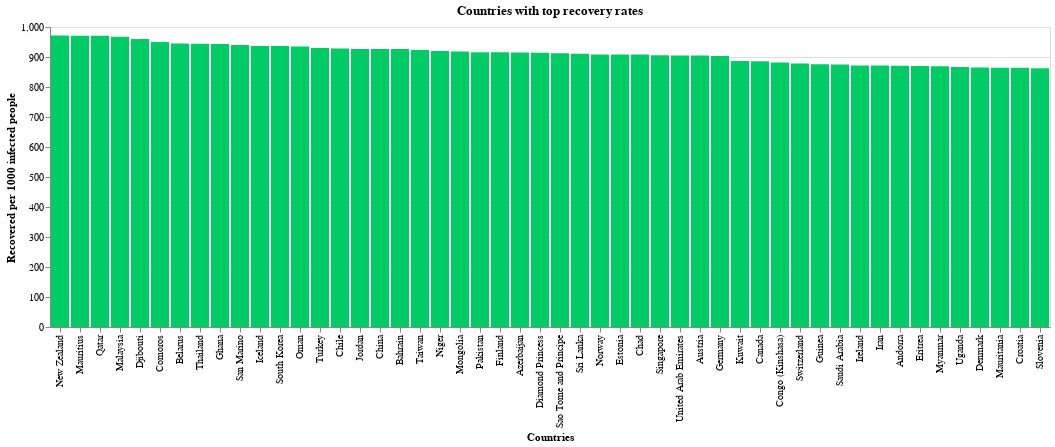

Notebook source saved alongside this figure:
### Markdown cell above
Further, we move on to the countries with best recovery rate. The graph below shows 50 countries with highest rate of recovery.

### Code cell
#collapse-hide
# make the bar-chart for countries on "recovery per 1000 infections"
alt.Chart(df_top_recovered).mark_bar(color='#00CC66').encode(
    x= alt.Y('country:N', sort='-y', title="Countries"),
    y=alt.Y('Recovered_per_1000', title="Recovered per 1000 infected people")
).properties(
    title='Countries with top recovery rates')

### Figure 1 — Vega-Lite specification as saved in the notebook (floating-point values rounded to 4 significant figures)
{"config": {"view": {"continuousWidth": 400, "continuousHeight": 300}}, "data": {"name": "data-c06225f5384d570c8481cd7730774730"}, "mark": {"type": "bar", "color": "#00CC66"}, "encoding": {"x": {"type": "nominal", "field": "country", "sort": "-y", "title": "Countries"}, "y": {"type": "quantitative", "field": "Recovered_per_1000", "title": "Recovered per 1000 infected people"}}, "title": "Countries with top recovery rates", "$schema": "https://vega.github.io/schema/vega-lite/v4.8.1.json", "datasets": {"data-c06225f5384d570c8481cd7730774730": [{"country": "New Zealand", "infections": 1570, "deaths": 22, "recovered": 1526, "Deaths_per_1000": 14.01, "Recovered_per_1000": 972.0}, {"country": "Mauritius", "infections": 344, "deaths": 10, "recovered": 334, "Deaths_per_1000": 29.07, "Recovered_per_1000": 970.9}, {"country": "Qatar", "infections": 113646, "deaths": 188, "recovered": 110324, "Deaths_per_1000": 1.65, "Recovered_per_1000": 970.8}, {"country": "Malaysia", "infections": 9103, "deaths": 125, "recovered": 8809, "Deaths_per_1000": 13.73, "Recovered_per_1000": 967.7}, {"country": "Djibouti", "infections": 5348, "deaths": 59, "recovered": 5133, "Deaths_per_1000": 11.03, "Recovered_per_1000": 959.8}, {"country": "Comoros", "infections": 399, "deaths": 7, "recovered": 379, "Deaths_per_1000": 17.54, "Recovered_per_1000": 949.9}, {"country": "Belarus", "infections": 69005, "deaths": 592, "recovered": 65219, "Deaths_per_1000": 8.58, "Recovered_per_1000": 945.1}, {"country": "Thailand", "infections": 3351, "deaths": 58, "recovered": 3163, "Deaths_per_1000": 17.31, "Recovered_per_1000": 943.9}, {"country": "Ghana", "infections": 41404, "deaths": 215, "recovered": 39055, "Deaths_per_1000": 5.19, "Recovered_per_1000": 943.3}, {"country": "San Marino", "infections": 699, "deaths": 42, "recovered": 657, "Deaths_per_1000": 60.09, "Recovered_per_1000": 939.9}, {"country": "Iceland", "infections": 1968, "deaths": 10, "recovered": 1844, "Deaths_per_1000": 5.08, "Recovered_per_1000": 937.0}, {"country": "South Korea", "infections": 14714, "deaths": 305, "recovered": 13786, "Deaths_per_1000": 20.73, "Recovered_per_1000": 936.9}, {"country": "Oman", "infections": 82050, "deaths": 533, "recovered": 76720, "Deaths_per_1000": 6.5, "Recovered_per_1000": 935.0}, {"country": "Turkey", "infections": 243180, "deaths": 5873, "recovered": 226155, "Deaths_per_1000": 24.15, "Recovered_per_1000": 930.0}, {"country": "Chile", "infections": 376616, "deaths": 10178, "recovered": 349541, "Deaths_per_1000": 27.02, "Recovered_per_1000": 928.1}, {"country": "Jordan", "infections": 1283, "deaths": 11, "recovered": 1189, "Deaths_per_1000": 8.57, "Recovered_per_1000": 926.7}, {"country": "China", "infections": 88957, "deaths": 4692, "recovered": 82439, "Deaths_per_1000": 52.74, "Recovered_per_1000": 926.7}, {"country": "Bahrain", "infections": 44804, "deaths": 165, "recovered": 41504, "Deaths_per_1000": 3.68, "Recovered_per_1000": 926.4}, {"country": "Taiwan", "infections": 480, "deaths": 7, "recovered": 443, "Deaths_per_1000": 14.58, "Recovered_per_1000": 922.9}, {"country": "Niger", "infections": 1158, "deaths": 69, "recovered": 1065, "Deaths_per_1000": 59.59, "Recovered_per_1000": 919.7}, {"country": "Mongolia", "infections": 293, "deaths": 0, "recovered": 269, "Deaths_per_1000": 0.0, "Recovered_per_1000": 918.1}, {"country": "Pakistan", "infections": 285191, "deaths": 6112, "recovered": 261246, "Deaths_per_1000": 21.43, "Recovered_per_1000": 916.0}, {"country": "Finland", "infections": 7623, "deaths": 333, "recovered": 6980, "Deaths_per_1000": 43.68, "Recovered_per_1000": 915.6}, {"country": "Azerbaijan", "infections": 33731, "deaths": 495, "recovered": 30856, "Deaths_per_1000": 14.67, "Recovered_per_1000": 914.8}, {"country": "Diamond Princess", "infections": 712, "deaths": 13, "recovered": 651, "Deaths_per_1000": 18.26, "Recovered_per_1000": 914.3}, {"country": "Sao Tome and Principe", "infections": 881, "deaths": 15, "recovered": 804, "Deaths_per_1000": 17.03, "Recovered_per_1000": 912.6}, {"country": "Sri Lanka", "infections": 2880, "deaths": 11, "recovered": 2622, "Deaths_per_1000": 3.82, "Recovered_per_1000": 910.4}, {"country": "Norway", "infections": 9751, "deaths": 256, "recovered": 8857, "Deaths_per_1000": 26.25, "Recovered_per_1000": 908.3}, {"country": "Estonia", "infections": 2167, "deaths": 63, "recovered": 1968, "Deaths_per_1000": 29.07, "Recovered_per_1000": 908.2}, {"country": "Chad", "infections": 946, "deaths": 76, "recovered": 859, "Deaths_per_1000": 80.34, "Recovered_per_1000": 908.0}, {"country": "Singapore", "infections": 55353, "deaths": 27, "recovered": 50128, "Deaths_per_1000": 0.49, "Recovered_per_1000": 905.6}, {"country": "United Arab Emirates", "infections": 62966, "deaths": 358, "recovered": 56961, "Deaths_per_1000": 5.69, "Recovered_per_1000": 904.6}, {"country": "Austria", "infections": 22245, "deaths": 723, "recovered": 20123, "Deaths_per_1000": 32.5, "Recovered_per_1000": 904.6}, {"country": "Germany", "infections": 219540, "deaths": 9208, "recovered": 198347, "Deaths_per_1000": 41.94, "Recovered_per_1000": 903.5}, {"country": "Kuwait", "infections": 73068, "deaths": 486, "recovered": 64759, "Deaths_per_1000": 6.65, "Recovered_per_1000": 886.3}, {"country": "Canada", "infections": 122389, "deaths": 9038, "recovered": 108465, "Deaths_per_1000": 73.85, "Recovered_per_1000": 886.2}, {"country": "Congo (Kinshasa)", "infections": 9499, "deaths": 225, "recovered": 8375, "Deaths_per_1000": 23.69, "Recovered_per_1000": 881.7}, {"country": "Switzerland", "infections": 36895, "deaths": 1990, "recovered": 32400, "Deaths_per_1000": 53.94, "Recovered_per_1000": 878.2}, {"country": "Guinea", "infections": 8018, "deaths": 50, "recovered": 7020, "Deaths_per_1000": 6.24, "Recovered_per_1000": 875.5}, {"country": "Saudi Arabia", "infections": 291468, "deaths": 3233, "recovered": 255118, "Deaths_per_1000": 11.09, "Recovered_per_1000": 875.3}, {"country": "Ireland", "infections": 26801, "deaths": 1773, "recovered": 23364, "Deaths_per_1000": 66.15, "Recovered_per_1000": 871.8}, {"country": "Iran", "infections": 331189, "deaths": 18800, "recovered": 288620, "Deaths_per_1000": 56.77, "Recovered_per_1000": 871.5}, {"country": "Andorra", "infections": 963, "deaths": 52, "recovered": 839, "Deaths_per_1000": 54.0, "Recovered_per_1000": 871.2}, {"country": "Eritrea", "infections": 285, "deaths": 0, "recovered": 248, "Deaths_per_1000": 0.0, "Recovered_per_1000": 870.2}, {"country": "Myanmar", "infections": 360, "deaths": 6, "recovered": 313, "Deaths_per_1000": 16.67, "Recovered_per_1000": 869.4}, {"country": "Uganda", "infections": 1313, "deaths": 9, "recovered": 1138, "Deaths_per_1000": 6.85, "Recovered_per_1000": 866.7}, {"country": "Denmark", "infections": 15291, "deaths": 621, "recovered": 13227, "Deaths_per_1000": 40.61, "Recovered_per_1000": 865.0}, {"country": "Mauritania", "infections": 6598, "deaths": 157, "recovered": 5704, "Deaths_per_1000": 23.8, "Recovered_per_1000": 864.5}, {"country": "Croatia", "infections": 5740, "deaths": 160, "recovered": 4962, "Deaths_per_1000": 27.87, "Recovered_per_1000": 864.5}, {"country": "Slovenia", "infections": 2272, "deaths": 129, "recovered": 1960, "Deaths_per_1000": 56.78, "Recovered_per_1000": 862.7}]}}
